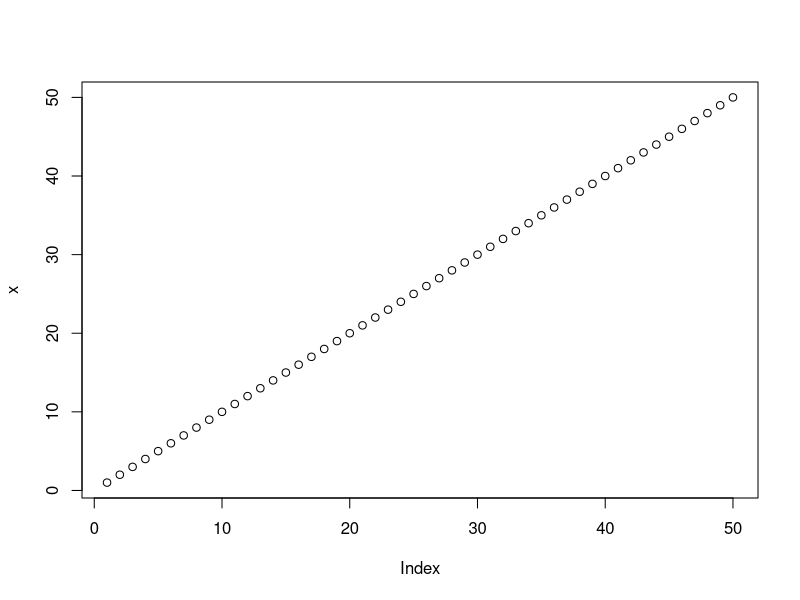
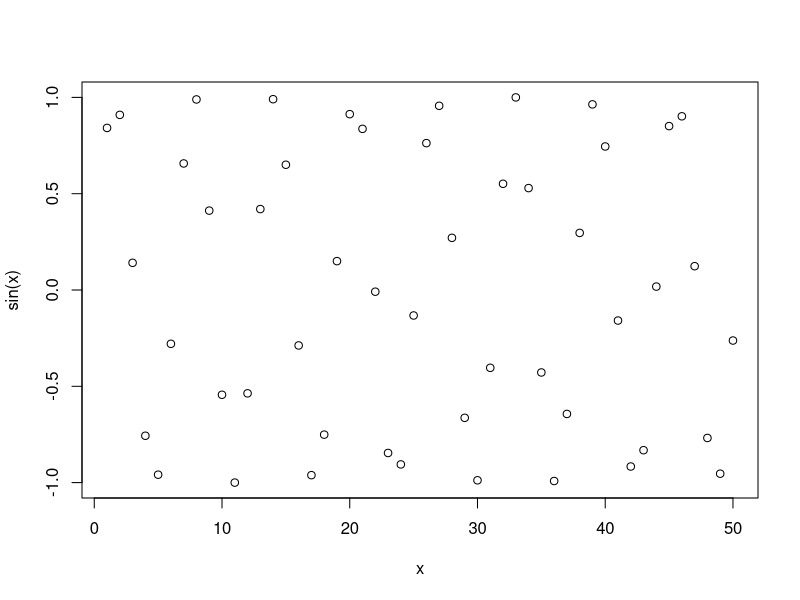
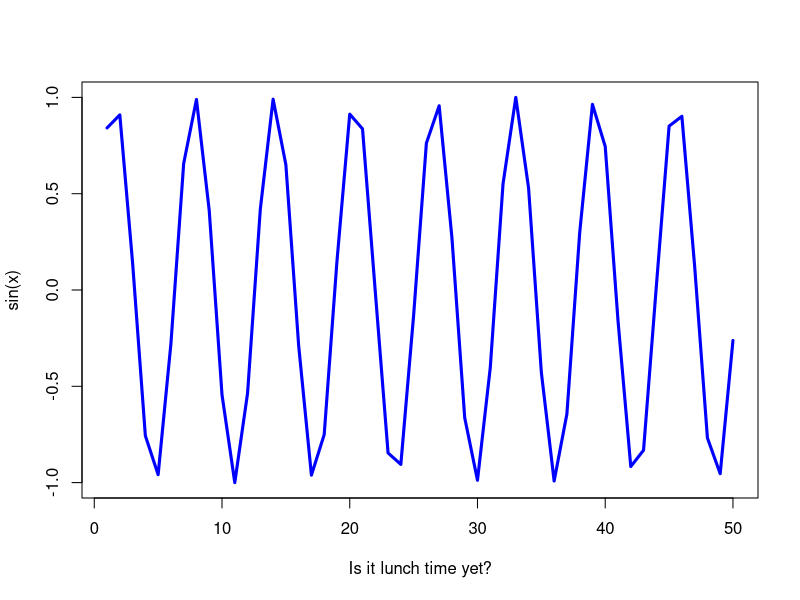

Write the R code that produced these figures, in order.
#' ---
#' title: "Class 4 Intro"
#' author: "May Alsoufi"
#' date: "January 16th, 2026"
#' ---
x<-1:50
plot(x)
plot(x,sin(x))
plot(x, sin(x), typ='l',col="blue", lwd=3,
     xlab="Is it lunch time yet?")
